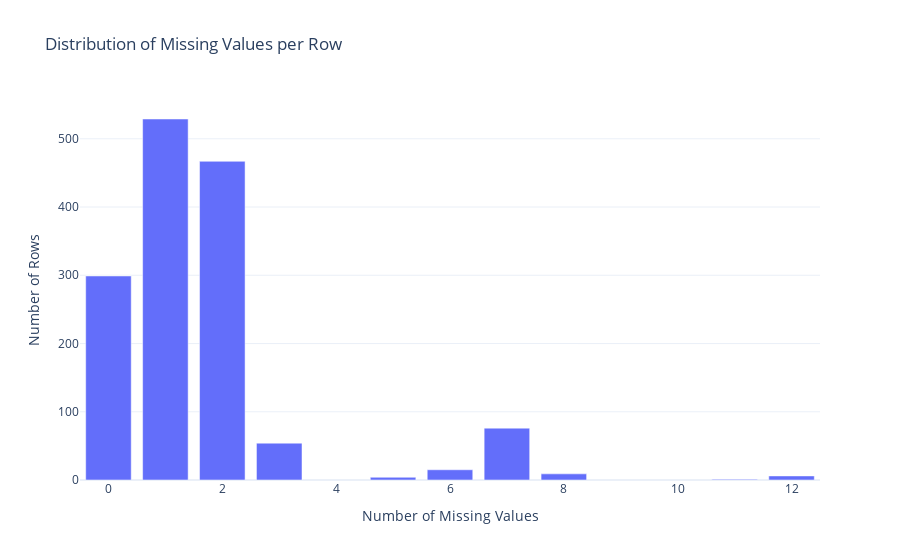

The code cell stored with this chart in its notebook:
### Code cell
# Count the number of missing values per row
missing_counts = train.isnull().sum(axis=1)

# Count the frequency of rows with a specific number of missing values
missing_value_distribution = missing_counts.value_counts().sort_index()

# Convert to a DataFrame for easier reading
missing_value_distribution_df = missing_value_distribution.reset_index()
missing_value_distribution_df.columns = ['Number of Missing Values', 'Row Count']

# Create a bar plot using Plotly
fig = px.bar(
    missing_value_distribution_df,
    x='Number of Missing Values',
    y='Row Count',
    title='Distribution of Missing Values per Row',
    labels={'Number of Missing Values': 'Number of Missing Values', 'Row Count': 'Number of Rows'},
    template='plotly_white'
)

fig.update_layout(xaxis_title='Number of Missing Values', yaxis_title='Number of Rows')
fig.show()

### Figure 1 — Plotly figure (JSON) as saved in the notebook; plotly's stock layout.template omitted (floating-point values rounded to 4 significant figures)
{"data": [{"alignmentgroup": "True", "hovertemplate": "Number of Missing Values=%{x}<br>Number of Rows=%{y}<extra></extra>", "legendgroup": "", "marker": {"color": "#636efa", "pattern": {"shape": ""}}, "name": "", "offsetgroup": "", "orientation": "v", "showlegend": false, "textposition": "auto", "type": "bar", "x": [0, 1, 2, 3, 5, 6, 7, 8, 11, 12], "xaxis": "x", "y": [299, 529, 467, 54, 4, 15, 76, 9, 1, 6], "yaxis": "y"}], "layout": {"barmode": "relative", "legend": {"tracegroupgap": 0}, "title": {"text": "Distribution of Missing Values per Row"}, "xaxis": {"anchor": "y", "domain": [0, 1], "title": {"text": "Number of Missing Values"}}, "yaxis": {"anchor": "x", "domain": [0, 1], "title": {"text": "Number of Rows"}}}}
